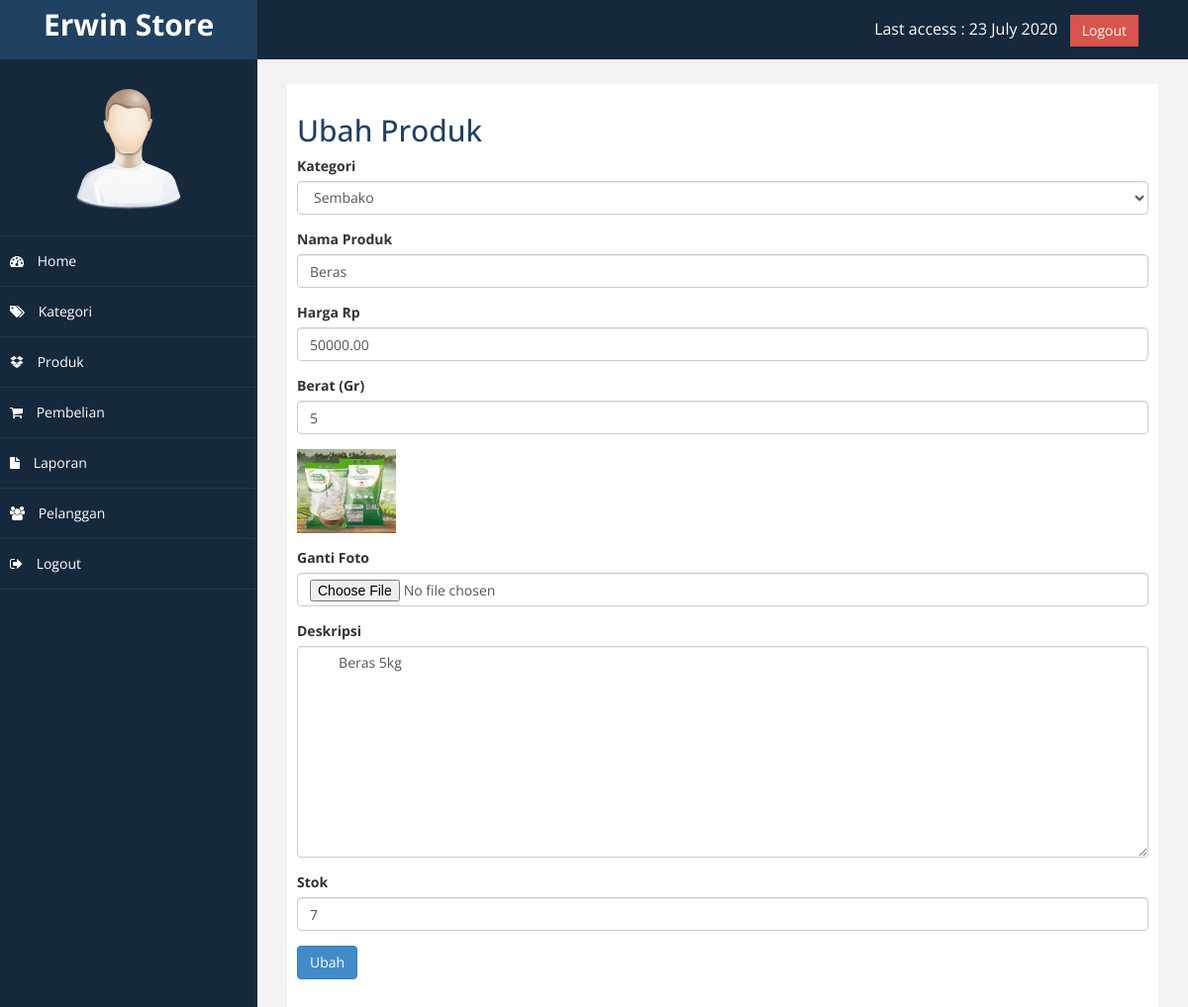
The app's page /admin/index.php?halaman=ubahproduk&id=4 (signed in) with its own data.
### tables this page shows
CREATE TABLE `produk` (
  `id_produk` int(11) NOT NULL,
  `id_kategori` int(11) NOT NULL,
  `nama_produk` varchar(255) NOT NULL,
  `harga_produk` decimal(10,2) NOT NULL,
  `berat_produk` int(11) NOT NULL,
  `foto_produk` text DEFAULT NULL,
  `deskripsi_produk` text DEFAULT NULL,
  `stok_produk` int(11) NOT NULL
);

CREATE TABLE `kategori` (
  `id_kategori` int(11) NOT NULL,
  `nama_kategori` varchar(100) NOT NULL
);

### admin/ubahproduk.php (the view, shortened to what this page needs)
<h2>Ubah Produk</h2>
<?php
$ambil=$koneksi->query("SELECT * FROM produk WHERE id_produk='$_GET[id]'");
$pecah= $ambil->fetch_assoc();
?>
<?php
$datakategori=array();
$ambil = $koneksi->query("SELECT * FROM kategori");
while($tiap=$ambil->fetch_assoc())
{
    $datakategori[]=$tiap;
}
?>
<form method="POST" enctype="multipart/form-data">
<div class="form-group">
        <label>Kategori</label>
        <select class="form-control" name="id_kategori">
        <?php foreach ($datakategori as $key=>$value):?>
        <option value="<?php echo $value["id_kategori"]?>" <?php if($pecah["id_kategori"]==$value["id_kategori"]){echo "selected";}?> >
            <?php echo $value["nama_kategori"] ?>
        </option>
        <?php endforeach ?>
        </select>
    </div>
<div class="form-group">
    <label>Nama Produk</label>
    <input type="text" name="nama" class="form-control" value="<?php echo $pecah['nama_produk'];?>">
</div>
<div class="form-group">
    <label>Harga Rp</label>
    <input type="text" name="harga" class="form-control" value="<?php echo $pecah['harga_produk'];?>">
</div>
<div class="form-group">
    <label>Berat (Gr)</label>
    <input type="text" name="berat" class="form-control" value="<?php echo $pecah['berat_produk'];?>">
</div>
<div class="form-group">
    <img src="../foto_produk/<?php echo $pecah['foto_produk']; ?>" width="100">
</div>
<div class="form-group">
    <label>Ganti Foto</label>
    <input type="file" name="foto" class="form-control">
</div>
<div class="form-group">
    <label>Deskripsi</label>
    <textarea name="deskripsi" class="form-control" rows="10">
        <?php echo $pecah['deskripsi_produk']; ?>
    </textarea>
</div>
<div class="form-group">
    <label>Stok</label>
    <input type="text" name="stok" class="form-control" value="<?php echo $pecah['stok_produk'];?>">
</div>
<button class="btn btn-primary" name="ubah">Ubah</button>
</form>

### admin/assets/css/custom.css (style rules this page uses)
body { font-family: 'Open Sans', sans-serif; }
h2 { color: #204162; }

### records on screen
produk: id_kategori "Sembako", nama "Beras", harga "50000.00", berat "5", foto_produk (picture), deskripsi "Beras 5kg", stok "7"
